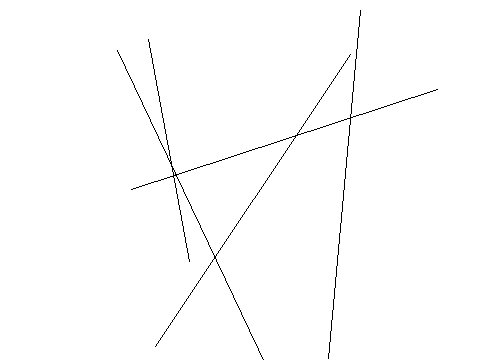

Here is the Python script that generated this plot:
from PIL import Image, ImageDraw
image1 = Image.new('RGB', (480, 360), '#ffffff')
draw = ImageDraw.Draw(image1)
c=[358,474,258,63]
draw.ellipse(c,'#ffffff','#000000')
c=[286,456,80,218]
draw.ellipse(c,'#ffffff','#000000')
c=[294,201,254,344]
draw.ellipse(c,'#ffffff','#000000')
c=[143,189,192,175]
draw.ellipse(c,'#ffffff','#000000')
c=[413,201,8,294]
draw.ellipse(c,'#ffffff','#000000')
c=[310,228,213,153]
draw.ellipse(c,'#ffffff','#000000')
c=[465,398,200,246]
draw.ellipse(c,'#ffffff','#000000')
c=[385,366,158,103]
draw.ellipse(c,'#ffffff','#000000')
c=[374,39,298,238]
draw.ellipse(c,'#ffffff','#000000')
c=[137,362,21,224]
draw.ellipse(c,'#ffffff','#000000')
c=[317,234,64,312]
draw.ellipse(c,'#ffffff','#000000')
l=[148,39,189,261]
draw.line(l,'#000000')
l=[360,10,328,358]
draw.line(l,'#000000')
l=[299,436,117,50]
draw.line(l,'#000000')
l=[437,89,131,189]
draw.line(l,'#000000')
l=[350,54,155,346]
draw.line(l,'#000000')
image1.save('Artist79.png')